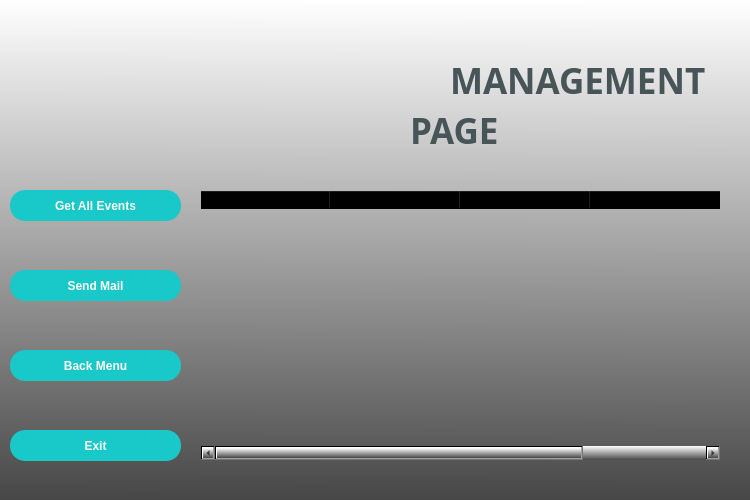
<?xml version="1.0" encoding="UTF-8"?>
<ui version="4.0">
 <class>FormManagement</class>
 <widget class="QWidget" name="FormManagement">
  <property name="geometry">
   <rect>
    <x>0</x>
    <y>0</y>
    <width>750</width>
    <height>500</height>
   </rect>
  </property>
  <property name="sizePolicy">
   <sizepolicy hsizetype="Preferred" vsizetype="Ignored">
    <horstretch>0</horstretch>
    <verstretch>0</verstretch>
   </sizepolicy>
  </property>
  <property name="minimumSize">
   <size>
    <width>750</width>
    <height>500</height>
   </size>
  </property>
  <property name="maximumSize">
   <size>
    <width>750</width>
    <height>500</height>
   </size>
  </property>
  <property name="windowTitle">
   <string>MANAGEMENT PAGE</string>
  </property>
  <property name="windowIcon">
   <iconset>
    <normaloff>pictures/werhere_icon.png</normaloff>pictures/werhere_icon.png</iconset>
  </property>
  <property name="styleSheet">
   <string notr="true">background-color: qlineargradient(spread:pad, x1:0.489, y1:1, x2:0.494, y2:0, stop:0 rgba(71, 71, 71, 255), stop:1 rgba(255, 255, 255, 255));</string>
  </property>
  <widget class="QPushButton" name="pushButtonExit">
   <property name="geometry">
    <rect>
     <x>10</x>
     <y>430</y>
     <width>171</width>
     <height>31</height>
    </rect>
   </property>
   <property name="font">
    <font>
     <family>Arial</family>
     <bold>true</bold>
    </font>
   </property>
   <property name="styleSheet">
    <string notr="true">QPushButton{
	border-radius : 15px;
	background-color : rgb(25, 200, 200);
	color: rgb(255, 255, 255);
}
QPushButton:hover{
	background-color: rgb(20, 135, 135);
 border: 2px solid rgb(162, 0, 0);
}</string>
   </property>
   <property name="text">
    <string>Exit</string>
   </property>
  </widget>
  <widget class="QLabel" name="labelLogo">
   <property name="geometry">
    <rect>
     <x>190</x>
     <y>32</y>
     <width>261</width>
     <height>101</height>
    </rect>
   </property>
   <property name="styleSheet">
    <string notr="true">
background-color: rgba(0, 0, 0,0%);</string>
   </property>
   <property name="text">
    <string/>
   </property>
   <property name="pixmap">
    <pixmap>pictures/werhere_logo.ico</pixmap>
   </property>
  </widget>
  <widget class="QPushButton" name="pushButtonSendEmail">
   <property name="geometry">
    <rect>
     <x>10</x>
     <y>270</y>
     <width>171</width>
     <height>31</height>
    </rect>
   </property>
   <property name="font">
    <font>
     <family>Arial</family>
     <bold>true</bold>
    </font>
   </property>
   <property name="styleSheet">
    <string notr="true">QPushButton{
	border-radius : 15px;
	background-color : rgb(25, 200, 200);
	color: rgb(255, 255, 255);
}
QPushButton:hover{
	background-color: rgb(20, 135, 135);
 border: 2px solid rgb(162, 0, 0);
}</string>
   </property>
   <property name="text">
    <string>Send Mail</string>
   </property>
  </widget>
  <widget class="QLabel" name="label">
   <property name="geometry">
    <rect>
     <x>10</x>
     <y>10</y>
     <width>191</width>
     <height>171</height>
    </rect>
   </property>
   <property name="styleSheet">
    <string notr="true">background-color: rgba(0, 0, 0,0%);</string>
   </property>
   <property name="text">
    <string/>
   </property>
   <property name="pixmap">
    <pixmap>pictures/main_admin.png</pixmap>
   </property>
   <property name="scaledContents">
    <bool>true</bool>
   </property>
  </widget>
  <widget class="QLabel" name="labelManagement">
   <property name="geometry">
    <rect>
     <x>450</x>
     <y>60</y>
     <width>281</width>
     <height>41</height>
    </rect>
   </property>
   <property name="font">
    <font>
     <family>Arial Black</family>
     <pointsize>26</pointsize>
     <bold>true</bold>
    </font>
   </property>
   <property name="styleSheet">
    <string notr="true">background-color: rgba(0, 0, 0,0%);
color: rgb(71, 84, 88);</string>
   </property>
   <property name="text">
    <string>MANAGEMENT</string>
   </property>
  </widget>
  <widget class="QTableWidget" name="tableWidget">
   <property name="geometry">
    <rect>
     <x>200</x>
     <y>190</y>
     <width>521</width>
     <height>271</height>
    </rect>
   </property>
   <property name="styleSheet">
    <string notr="true">background-color: rgba(0, 0, 0,0%);</string>
   </property>
   <attribute name="horizontalHeaderDefaultSectionSize">
    <number>130</number>
   </attribute>
   <column>
    <property name="text">
     <string>Event Name</string>
    </property>
   </column>
   <column>
    <property name="text">
     <string>Start Time</string>
    </property>
   </column>
   <column>
    <property name="text">
     <string>Participant Mail</string>
    </property>
    <property name="textAlignment">
     <set>AlignHCenter|AlignTop</set>
    </property>
   </column>
   <column>
    <property name="text">
     <string>Organizer Mail</string>
    </property>
   </column>
  </widget>
  <widget class="QPushButton" name="pushButtonBackMenu">
   <property name="geometry">
    <rect>
     <x>10</x>
     <y>350</y>
     <width>171</width>
     <height>31</height>
    </rect>
   </property>
   <property name="font">
    <font>
     <family>Arial</family>
     <bold>true</bold>
    </font>
   </property>
   <property name="styleSheet">
    <string notr="true">QPushButton{
	border-radius : 15px;
	background-color : rgb(25, 200, 200);
	color: rgb(255, 255, 255);
}
QPushButton:hover{
	background-color: rgb(20, 135, 135);
 border: 2px solid rgb(162, 0, 0);
}</string>
   </property>
   <property name="text">
    <string>Back Menu</string>
   </property>
  </widget>
  <widget class="QLabel" name="labelPage">
   <property name="geometry">
    <rect>
     <x>410</x>
     <y>110</y>
     <width>121</width>
     <height>41</height>
    </rect>
   </property>
   <property name="font">
    <font>
     <family>Arial Black</family>
     <pointsize>26</pointsize>
     <bold>true</bold>
    </font>
   </property>
   <property name="styleSheet">
    <string notr="true">background-color: rgba(0, 0, 0,0%);
color: rgb(71, 84, 88);</string>
   </property>
   <property name="text">
    <string>PAGE</string>
   </property>
  </widget>
  <widget class="QPushButton" name="pushButtonGetAllEvents">
   <property name="geometry">
    <rect>
     <x>10</x>
     <y>190</y>
     <width>171</width>
     <height>31</height>
    </rect>
   </property>
   <property name="font">
    <font>
     <family>Arial</family>
     <bold>true</bold>
    </font>
   </property>
   <property name="styleSheet">
    <string notr="true">QPushButton{
	border-radius : 15px;
	background-color : rgb(25, 200, 200);
	color: rgb(255, 255, 255);
}
QPushButton:hover{
	background-color: rgb(20, 135, 135);
 border: 2px solid rgb(162, 0, 0);
}</string>
   </property>
   <property name="text">
    <string>Get All Events</string>
   </property>
  </widget>
 </widget>
 <tabstops>
  <tabstop>pushButtonGetAllEvents</tabstop>
  <tabstop>pushButtonSendEmail</tabstop>
  <tabstop>pushButtonBackMenu</tabstop>
  <tabstop>tableWidget</tabstop>
  <tabstop>pushButtonExit</tabstop>
 </tabstops>
 <resources/>
 <connections/>
</ui>
